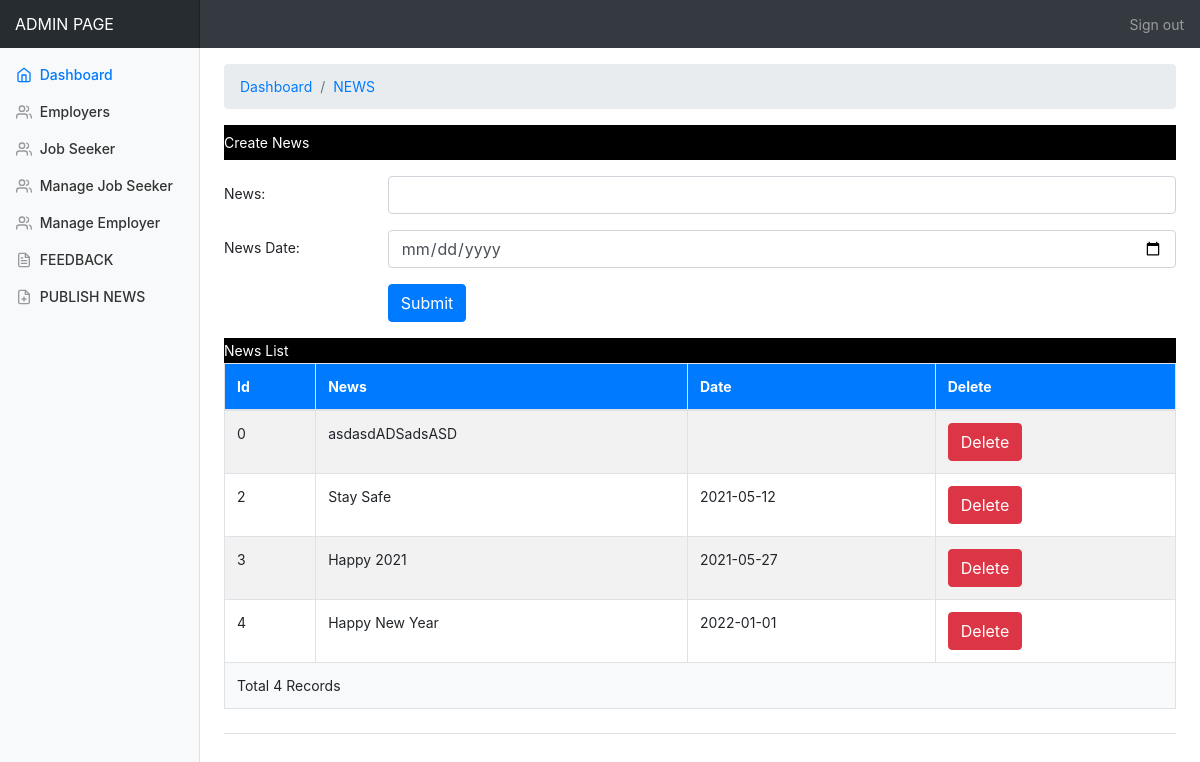
/admin/admin_news.php (signed in), run on an earlier commit of the app's database.
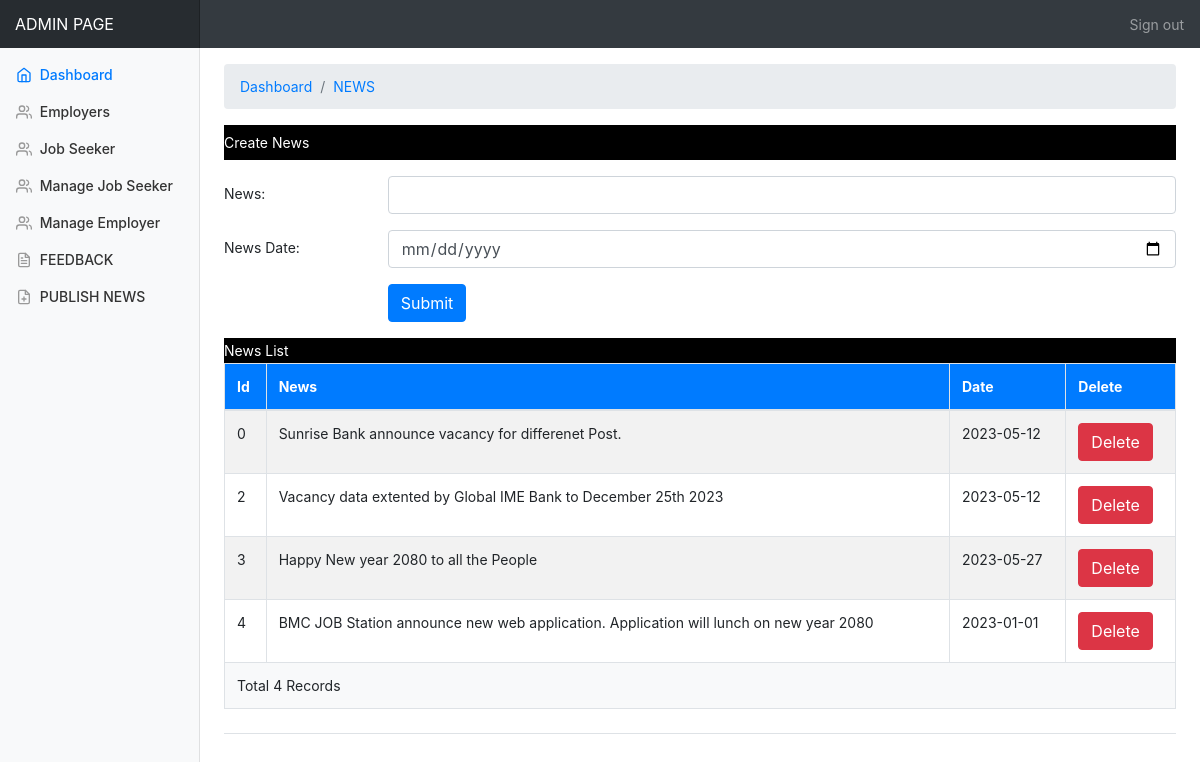
And on a later commit of the database.
### tables this page shows
CREATE TABLE `news_master` (
  `NewsId` int(11) NOT NULL,
  `News` varchar(255) NOT NULL,
  `NewsDate` varchar(255) NOT NULL
);

### admin/admin_news.php (the view, shortened to what the changed rows need)
<!doctype html>
<html lang="en">
<head>
  <link rel="stylesheet" href="https://maxcdn.bootstrapcdn.com/bootstrap/4.5.2/css/bootstrap.min.css">
  <link href="./css/dashboard.css" rel="stylesheet">
</head>
<body>
  <div class="container-fluid">
    <div class="row">
      <main role="main" class="col-md-9 ml-sm-auto col-lg-10 pt-3 px-4">
        <div class="d-flex justify-content-between flex-wrap flex-md-nowrap align-items-center pb-2 mb-3 border-bottom">
          <table width="100%" border="0" cellspacing="0" cellpadding="0">
            <tr>
              <td>
              <table class="table table-bordered table-striped">
  <thead class="bg-primary text-white">
    <tr>
      <th scope="col">Id</th>
      <th scope="col">News</th>
      <th scope="col">Date</th>
      <th scope="col">Delete</th>
    </tr>
  </thead>
  <tbody>
    <?php
      include "connection/db.php";
      $sql = "select * from news_master";
      $result = mysqli_query($conn, $sql);
      while ($row = mysqli_fetch_array($result)) {
        $Id = $row['NewsId'];
        $News = $row['News'];
        $NewsDate = $row['NewsDate'];
    ?>
        <tr>
          <td><?php echo $Id; ?></td>
          <td><?php echo $News; ?></td>
          <td><?php echo $NewsDate; ?></td>
          <td><a href="DeleteNews.php?NewsId=<?php echo $Id; ?>" class="btn btn-danger">Delete</a></td>
        </tr>
    <?php
      }
    ?>
  </tbody>
</table>
        </div>
      </main>
    </div>
  </div>
</body>
</html>

What changed in the data, as far as the page shows it:
changed news_master id 0: News "asdasdADSadsASD" → "Sunrise Bank announce vacancy for differenet Post."; NewsDate (not shown) → "2023-05-12"
changed news_master id 2: News "Stay Safe" → "Vacancy data extented by Global IME Bank to December 25th 2023"; NewsDate "2021-05-12" → "2023-05-12"
changed news_master id 3: News "Happy 2021" → "Happy New year 2080 to all the People"; NewsDate "2021-05-27" → "2023-05-27"
changed news_master id 4: News "Happy New Year" → "BMC JOB Station announce new web application. Application will lunch on new year 2080"; NewsDate "2022-01-01" → "2023-01-01"
